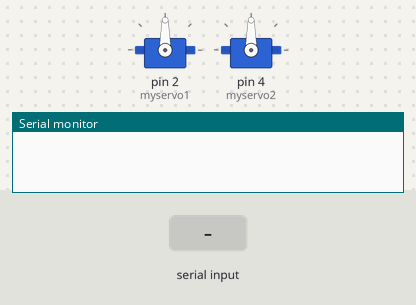
A sketch run on a simulated Arduino Uno, built with avr-gcc and run on an emulated ATmega328P. Shown: 2 × servo, the last lines printed to the serial monitor. The inputs (shaded band) are chosen by the test bench.

Above: at 1.2 s.
1.3 s: "90,45," received over Serial
At 3.5 s:
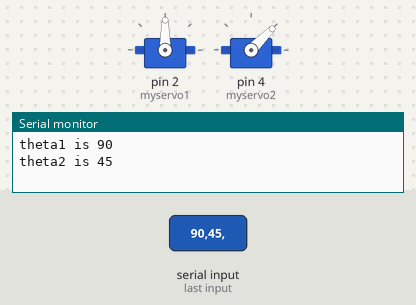
3.8 s: "30,150," received over Serial
At 5.5 s:
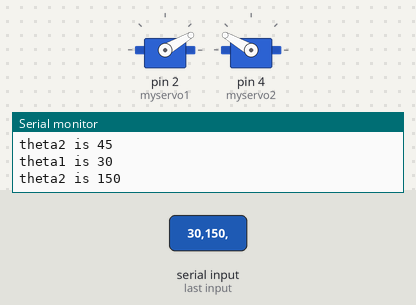
6.3 s: "5," received over Serial
At 8.3 s:
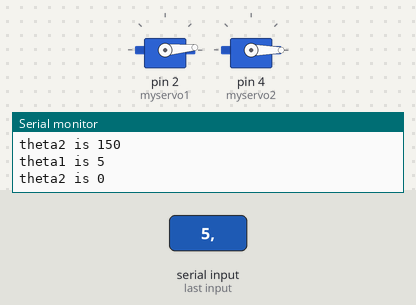
8.8 s: "200," received over Serial
At 10.3 s:
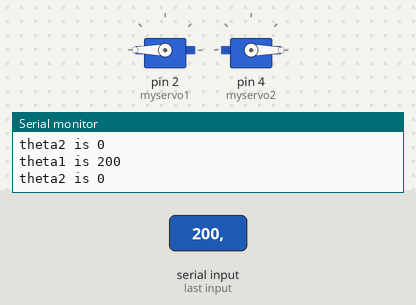
11.3 s: "1,90," received over Serial
At 13.5 s:
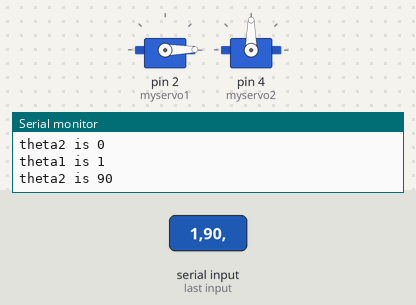
13.8 s: "90," received over Serial
At 15.3 s:
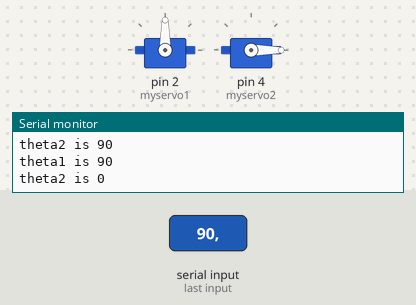
Timing chart, 0 to 16.8 s (numbered marks = the images above; inputs shaded):
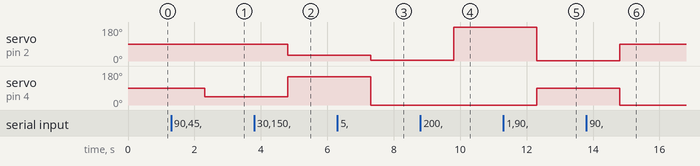

Measured:
- after the input at 1.3 s, servo on pin 4 (myservo2): 90° → 45° after 1.0 s
- after the input at 3.8 s, servo on pin 2 (myservo1): 90° → 30° after 1.0 s; servo on pin 4 (myservo2): 45° → 150° after 1.0 s
- after the input at 6.3 s, servo on pin 2 (myservo1): 30° → 5° after 1.0 s; servo on pin 4 (myservo2): 150° → 0° after 1.0 s
- after the input at 8.8 s, servo on pin 2 (myservo1): 5° → 180° after 1.0 s
- after the input at 11.3 s, servo on pin 2 (myservo1): 180° → 1° after 1.0 s; servo on pin 4 (myservo2): 0° → 90° after 1.0 s
- after the input at 13.8 s, servo on pin 2 (myservo1): 1° → 90° after 1.0 s; servo on pin 4 (myservo2): 90° → 0° after 1.0 s

The sketch:

2R_Manipulator_Code.ino
```cpp
#include <Servo.h>
Servo myservo1,myservo2;
void setup() {
  Serial.begin(9600);
  myservo1.attach(2);
  myservo2.attach(4);
}

void loop() {
  if (Serial.available() > 0)
  {
    String theta1degree = Serial.readStringUntil(',');
    Serial.read();
    String theta2degree = Serial.readStringUntil('\0');
    int theta1 = theta1degree.toInt();
    int theta2 = theta2degree.toInt();
    Serial.print("theta1 is ");
    Serial.println(theta1);
    Serial.print("theta2 is ");
    Serial.println(theta2);
    myservo1.write(theta1);
    myservo2.write(theta2);
  }

}
```
